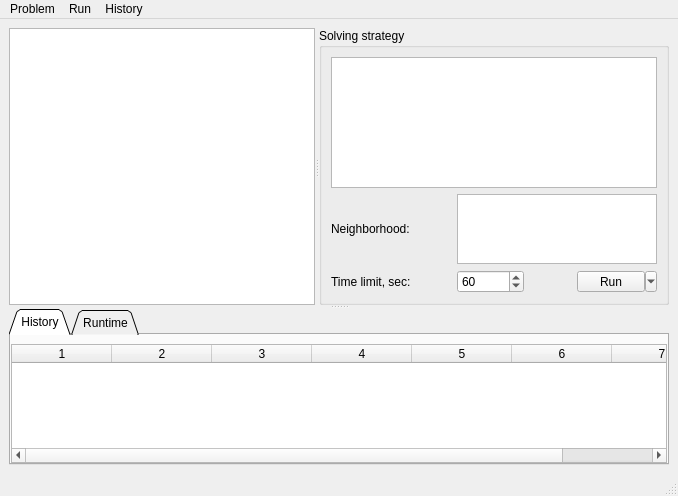
<?xml version="1.0" encoding="UTF-8"?>
<ui version="4.0">
 <class>MainWindow</class>
 <widget class="QMainWindow" name="MainWindow">
  <property name="geometry">
   <rect>
    <x>0</x>
    <y>0</y>
    <width>678</width>
    <height>496</height>
   </rect>
  </property>
  <property name="minimumSize">
   <size>
    <width>500</width>
    <height>450</height>
   </size>
  </property>
  <property name="windowTitle">
   <string>Problem Solver</string>
  </property>
  <property name="windowIcon">
   <iconset>
    <normaloff>ps.ico</normaloff>ps.ico</iconset>
  </property>
  <widget class="QWidget" name="centralwidget">
   <property name="minimumSize">
    <size>
     <width>0</width>
     <height>0</height>
    </size>
   </property>
   <layout class="QVBoxLayout" name="verticalLayout">
    <item>
     <widget class="QSplitter" name="main_splitter">
      <property name="orientation">
       <enum>Qt::Vertical</enum>
      </property>
      <property name="opaqueResize">
       <bool>true</bool>
      </property>
      <property name="childrenCollapsible">
       <bool>false</bool>
      </property>
      <widget class="QSplitter" name="splitter_2">
       <property name="orientation">
        <enum>Qt::Horizontal</enum>
       </property>
       <widget class="QGraphicsView" name="board">
        <property name="minimumSize">
         <size>
          <width>200</width>
          <height>200</height>
         </size>
        </property>
       </widget>
       <widget class="QGroupBox" name="run_groupbox">
        <property name="minimumSize">
         <size>
          <width>350</width>
          <height>245</height>
         </size>
        </property>
        <property name="maximumSize">
         <size>
          <width>350</width>
          <height>16777215</height>
         </size>
        </property>
        <property name="title">
         <string>Solving strategy</string>
        </property>
        <layout class="QGridLayout" name="gridLayout_2">
         <item row="0" column="0">
          <layout class="QGridLayout" name="gridLayout" rowstretch="3,1,1" columnminimumwidth="120,0,0,0">
           <item row="2" column="3">
            <widget class="QToolButton" name="run">
             <property name="minimumSize">
              <size>
               <width>80</width>
               <height>0</height>
              </size>
             </property>
             <property name="maximumSize">
              <size>
               <width>80</width>
               <height>16777215</height>
              </size>
             </property>
             <property name="text">
              <string>Run</string>
             </property>
             <property name="popupMode">
              <enum>QToolButton::MenuButtonPopup</enum>
             </property>
             <property name="toolButtonStyle">
              <enum>Qt::ToolButtonTextOnly</enum>
             </property>
             <property name="arrowType">
              <enum>Qt::NoArrow</enum>
             </property>
            </widget>
           </item>
           <item row="2" column="1">
            <widget class="QSpinBox" name="time_limit">
             <property name="minimum">
              <number>1</number>
             </property>
             <property name="maximum">
              <number>9999999</number>
             </property>
             <property name="value">
              <number>60</number>
             </property>
            </widget>
           </item>
           <item row="2" column="2">
            <widget class="QFrame" name="frame">
             <property name="frameShape">
              <enum>QFrame::NoFrame</enum>
             </property>
             <property name="frameShadow">
              <enum>QFrame::Plain</enum>
             </property>
            </widget>
           </item>
           <item row="1" column="0">
            <widget class="QLabel" name="label_5">
             <property name="text">
              <string>Neighborhood:</string>
             </property>
            </widget>
           </item>
           <item row="2" column="0">
            <widget class="QLabel" name="time_limit_label">
             <property name="text">
              <string>Time limit, sec:</string>
             </property>
            </widget>
           </item>
           <item row="0" column="0" colspan="4">
            <widget class="QTreeWidget" name="methods_tree">
             <property name="minimumSize">
              <size>
               <width>200</width>
               <height>100</height>
              </size>
             </property>
             <property name="headerHidden">
              <bool>true</bool>
             </property>
             <column>
              <property name="text">
               <string notr="true">1</string>
              </property>
             </column>
            </widget>
           </item>
           <item row="1" column="1" colspan="3">
            <widget class="QListWidget" name="neighborhood_list"/>
           </item>
          </layout>
         </item>
        </layout>
       </widget>
      </widget>
      <widget class="QTabWidget" name="tab_widget">
       <property name="minimumSize">
        <size>
         <width>0</width>
         <height>130</height>
        </size>
       </property>
       <property name="tabShape">
        <enum>QTabWidget::Triangular</enum>
       </property>
       <property name="currentIndex">
        <number>0</number>
       </property>
       <widget class="QWidget" name="stat_tab">
        <attribute name="title">
         <string>History</string>
        </attribute>
        <layout class="QVBoxLayout" name="verticalLayout_2">
         <property name="spacing">
          <number>0</number>
         </property>
         <property name="leftMargin">
          <number>0</number>
         </property>
         <property name="rightMargin">
          <number>0</number>
         </property>
         <property name="bottomMargin">
          <number>0</number>
         </property>
         <item>
          <widget class="QTableWidget" name="stat_table">
           <property name="enabled">
            <bool>true</bool>
           </property>
           <property name="sizePolicy">
            <sizepolicy hsizetype="Preferred" vsizetype="Preferred">
             <horstretch>0</horstretch>
             <verstretch>0</verstretch>
            </sizepolicy>
           </property>
           <property name="minimumSize">
            <size>
             <width>0</width>
             <height>100</height>
            </size>
           </property>
           <property name="sortingEnabled">
            <bool>false</bool>
           </property>
           <property name="wordWrap">
            <bool>false</bool>
           </property>
           <property name="cornerButtonEnabled">
            <bool>false</bool>
           </property>
           <property name="columnCount">
            <number>7</number>
           </property>
           <attribute name="horizontalHeaderHighlightSections">
            <bool>false</bool>
           </attribute>
           <attribute name="horizontalHeaderMinimumSectionSize">
            <number>10</number>
           </attribute>
           <attribute name="verticalHeaderVisible">
            <bool>false</bool>
           </attribute>
           <column/>
           <column/>
           <column/>
           <column/>
           <column/>
           <column/>
           <column/>
          </widget>
         </item>
        </layout>
       </widget>
       <widget class="QWidget" name="runtime_tab">
        <attribute name="title">
         <string>Runtime</string>
        </attribute>
        <layout class="QHBoxLayout" name="horizontalLayout">
         <item>
          <widget class="QFrame" name="runtime_chart_frame">
           <property name="styleSheet">
            <string notr="true">background-color: rgb(255, 255, 255);</string>
           </property>
           <property name="frameShape">
            <enum>QFrame::Box</enum>
           </property>
           <property name="frameShadow">
            <enum>QFrame::Raised</enum>
           </property>
           <property name="lineWidth">
            <number>0</number>
           </property>
           <property name="midLineWidth">
            <number>0</number>
           </property>
           <layout class="QVBoxLayout" name="verticalLayout_3">
            <item>
             <widget class="QGraphicsView" name="runtime_chart">
              <property name="frameShape">
               <enum>QFrame::NoFrame</enum>
              </property>
              <property name="lineWidth">
               <number>0</number>
              </property>
              <property name="verticalScrollBarPolicy">
               <enum>Qt::ScrollBarAlwaysOff</enum>
              </property>
              <property name="horizontalScrollBarPolicy">
               <enum>Qt::ScrollBarAlwaysOff</enum>
              </property>
             </widget>
            </item>
           </layout>
          </widget>
         </item>
         <item>
          <widget class="QFrame" name="frame_2">
           <property name="minimumSize">
            <size>
             <width>100</width>
             <height>0</height>
            </size>
           </property>
           <property name="maximumSize">
            <size>
             <width>100</width>
             <height>16777215</height>
            </size>
           </property>
           <property name="frameShape">
            <enum>QFrame::NoFrame</enum>
           </property>
           <property name="frameShadow">
            <enum>QFrame::Raised</enum>
           </property>
           <property name="lineWidth">
            <number>0</number>
           </property>
           <layout class="QVBoxLayout" name="verticalLayout_4">
            <property name="leftMargin">
             <number>0</number>
            </property>
            <property name="topMargin">
             <number>0</number>
            </property>
            <item>
             <widget class="QLabel" name="label">
              <property name="text">
               <string>Current avg. cost:</string>
              </property>
              <property name="alignment">
               <set>Qt::AlignBottom|Qt::AlignLeading|Qt::AlignLeft</set>
              </property>
             </widget>
            </item>
            <item>
             <widget class="QLabel" name="runtime_cost">
              <property name="minimumSize">
               <size>
                <width>100</width>
                <height>0</height>
               </size>
              </property>
              <property name="maximumSize">
               <size>
                <width>100</width>
                <height>16777215</height>
               </size>
              </property>
              <property name="font">
               <font>
                <pointsize>12</pointsize>
               </font>
              </property>
              <property name="styleSheet">
               <string notr="true">color: rgb(0, 127, 0);</string>
              </property>
              <property name="text">
               <string>0.00</string>
              </property>
              <property name="textFormat">
               <enum>Qt::AutoText</enum>
              </property>
              <property name="scaledContents">
               <bool>true</bool>
              </property>
              <property name="alignment">
               <set>Qt::AlignRight|Qt::AlignTop|Qt::AlignTrailing</set>
              </property>
             </widget>
            </item>
            <item>
             <widget class="QLabel" name="best_cost_label">
              <property name="text">
               <string>Best found cost:</string>
              </property>
              <property name="alignment">
               <set>Qt::AlignBottom|Qt::AlignLeading|Qt::AlignLeft</set>
              </property>
             </widget>
            </item>
            <item>
             <widget class="QLabel" name="best_cost">
              <property name="minimumSize">
               <size>
                <width>100</width>
                <height>0</height>
               </size>
              </property>
              <property name="maximumSize">
               <size>
                <width>100</width>
                <height>16777215</height>
               </size>
              </property>
              <property name="font">
               <font>
                <pointsize>12</pointsize>
               </font>
              </property>
              <property name="styleSheet">
               <string notr="true">color: rgb(255, 0, 0);</string>
              </property>
              <property name="text">
               <string>0.00</string>
              </property>
              <property name="scaledContents">
               <bool>true</bool>
              </property>
              <property name="alignment">
               <set>Qt::AlignRight|Qt::AlignTop|Qt::AlignTrailing</set>
              </property>
             </widget>
            </item>
           </layout>
          </widget>
         </item>
        </layout>
       </widget>
      </widget>
     </widget>
    </item>
   </layout>
  </widget>
  <widget class="QMenuBar" name="menubar">
   <property name="geometry">
    <rect>
     <x>0</x>
     <y>0</y>
     <width>678</width>
     <height>18</height>
    </rect>
   </property>
   <widget class="QMenu" name="menuProblem">
    <property name="title">
     <string>Problem</string>
    </property>
    <addaction name="actionGenerate_new"/>
    <addaction name="actionLoad_from_file"/>
    <addaction name="separator"/>
    <addaction name="actionSave"/>
    <addaction name="separator"/>
    <addaction name="actionOptions"/>
    <addaction name="actionExit"/>
   </widget>
   <widget class="QMenu" name="menuRun">
    <property name="title">
     <string>Run</string>
    </property>
    <addaction name="actionRun_once"/>
    <addaction name="actionRun_checked_methods"/>
    <addaction name="actionRun_all_methods"/>
    <addaction name="separator"/>
    <addaction name="actionRestart"/>
    <addaction name="actionStop"/>
   </widget>
   <widget class="QMenu" name="menuHistory">
    <property name="title">
     <string>History</string>
    </property>
    <widget class="QMenu" name="menuImport">
     <property name="enabled">
      <bool>false</bool>
     </property>
     <property name="title">
      <string>Import</string>
     </property>
     <addaction name="actionImportTo_CSV"/>
    </widget>
    <addaction name="actionLoad_history"/>
    <addaction name="actionSave_history"/>
    <addaction name="menuImport"/>
    <addaction name="separator"/>
    <addaction name="actionClear"/>
    <addaction name="actionDelete_selected"/>
   </widget>
   <addaction name="menuProblem"/>
   <addaction name="menuRun"/>
   <addaction name="menuHistory"/>
  </widget>
  <widget class="QStatusBar" name="statusbar"/>
  <action name="actionGenerate_new">
   <property name="text">
    <string>Generate new...</string>
   </property>
   <property name="shortcut">
    <string>Ctrl+N</string>
   </property>
  </action>
  <action name="actionLoad_from_file">
   <property name="text">
    <string>Load from file...</string>
   </property>
   <property name="shortcut">
    <string>Ctrl+L</string>
   </property>
  </action>
  <action name="actionRestart">
   <property name="enabled">
    <bool>false</bool>
   </property>
   <property name="text">
    <string>Restart</string>
   </property>
   <property name="shortcut">
    <string>Ctrl+E</string>
   </property>
  </action>
  <action name="actionSave">
   <property name="enabled">
    <bool>false</bool>
   </property>
   <property name="text">
    <string>Save...</string>
   </property>
   <property name="shortcut">
    <string>Ctrl+S</string>
   </property>
  </action>
  <action name="actionExit">
   <property name="text">
    <string>Exit</string>
   </property>
  </action>
  <action name="actionRun_once">
   <property name="text">
    <string>Run once</string>
   </property>
   <property name="shortcut">
    <string>Ctrl+R</string>
   </property>
  </action>
  <action name="actionRun_checked_methods">
   <property name="text">
    <string>Run checked methods</string>
   </property>
   <property name="shortcut">
    <string>Ctrl+Shift+R</string>
   </property>
  </action>
  <action name="actionRun_all_methods">
   <property name="text">
    <string>Run all methods</string>
   </property>
  </action>
  <action name="actionSave_history">
   <property name="enabled">
    <bool>false</bool>
   </property>
   <property name="text">
    <string>Save history...</string>
   </property>
  </action>
  <action name="actionLoad_history">
   <property name="enabled">
    <bool>false</bool>
   </property>
   <property name="text">
    <string>Load history...</string>
   </property>
  </action>
  <action name="actionImportTo_CSV">
   <property name="text">
    <string>to CSV</string>
   </property>
  </action>
  <action name="actionClear">
   <property name="enabled">
    <bool>false</bool>
   </property>
   <property name="text">
    <string>Clear all</string>
   </property>
  </action>
  <action name="actionDelete_selected">
   <property name="enabled">
    <bool>false</bool>
   </property>
   <property name="text">
    <string>Delete selected</string>
   </property>
  </action>
  <action name="actionStop">
   <property name="enabled">
    <bool>false</bool>
   </property>
   <property name="text">
    <string>Stop</string>
   </property>
   <property name="shortcut">
    <string>Backspace</string>
   </property>
  </action>
  <action name="actionOptions">
   <property name="text">
    <string>Options...</string>
   </property>
   <property name="shortcut">
    <string>Ctrl+O</string>
   </property>
  </action>
 </widget>
 <resources/>
 <connections/>
</ui>
